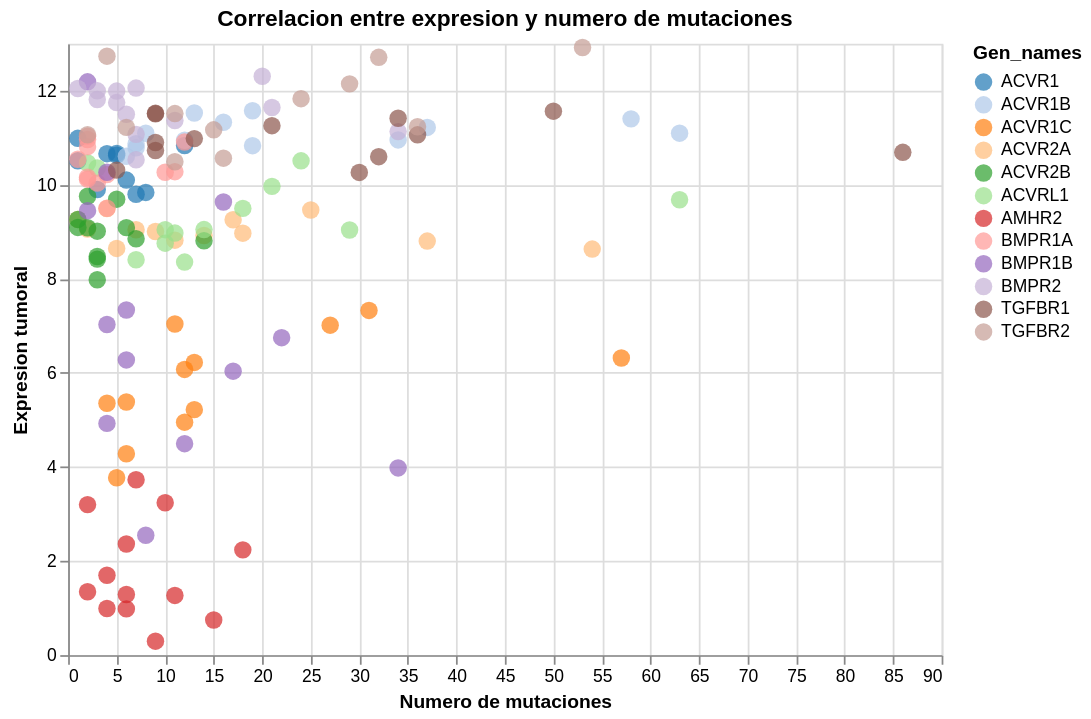

This figure's notebook cell:
### Code cell
import altair as alt

alt.Chart(merge_corr).transform_calculate(
).mark_circle(size=100).encode(
    x=alt.X('mutation_count', title='Numero de mutaciones'),
    y=alt.Y('mean', title='Expresion tumoral'),
    color=alt.Color('Gen_names', scale=alt.Scale(scheme='category20')),
    tooltip=['Gene']
).properties(
            title='Correlacion entre expresion y numero de mutaciones',
            width=500,
            height=350
        )

### Figure 1 — Vega-Lite specification as saved in the notebook (floating-point values rounded to 4 significant figures; data arrays with more than 128 entries replaced by an {"elided": "..."} marker saying what was removed)
{"config": {"view": {"continuousWidth": 300, "continuousHeight": 300}}, "data": {"name": "data-4eb9fb2b6881655641d24a52831bfbc9"}, "mark": {"type": "circle", "size": 100}, "encoding": {"color": {"field": "Gen_names", "scale": {"scheme": "category20"}, "type": "nominal"}, "tooltip": [{"field": "Gene", "type": "nominal"}], "x": {"field": "mutation_count", "title": "Numero de mutaciones", "type": "quantitative"}, "y": {"field": "mean", "title": "Expresion tumoral", "type": "quantitative"}}, "height": 350, "title": "Correlacion entre expresion y numero de mutaciones", "width": 500, "$schema": "https://vega.github.io/schema/vega-lite/v5.16.3.json", "datasets": {"data-4eb9fb2b6881655641d24a52831bfbc9": {"elided": "149 records"}}}
